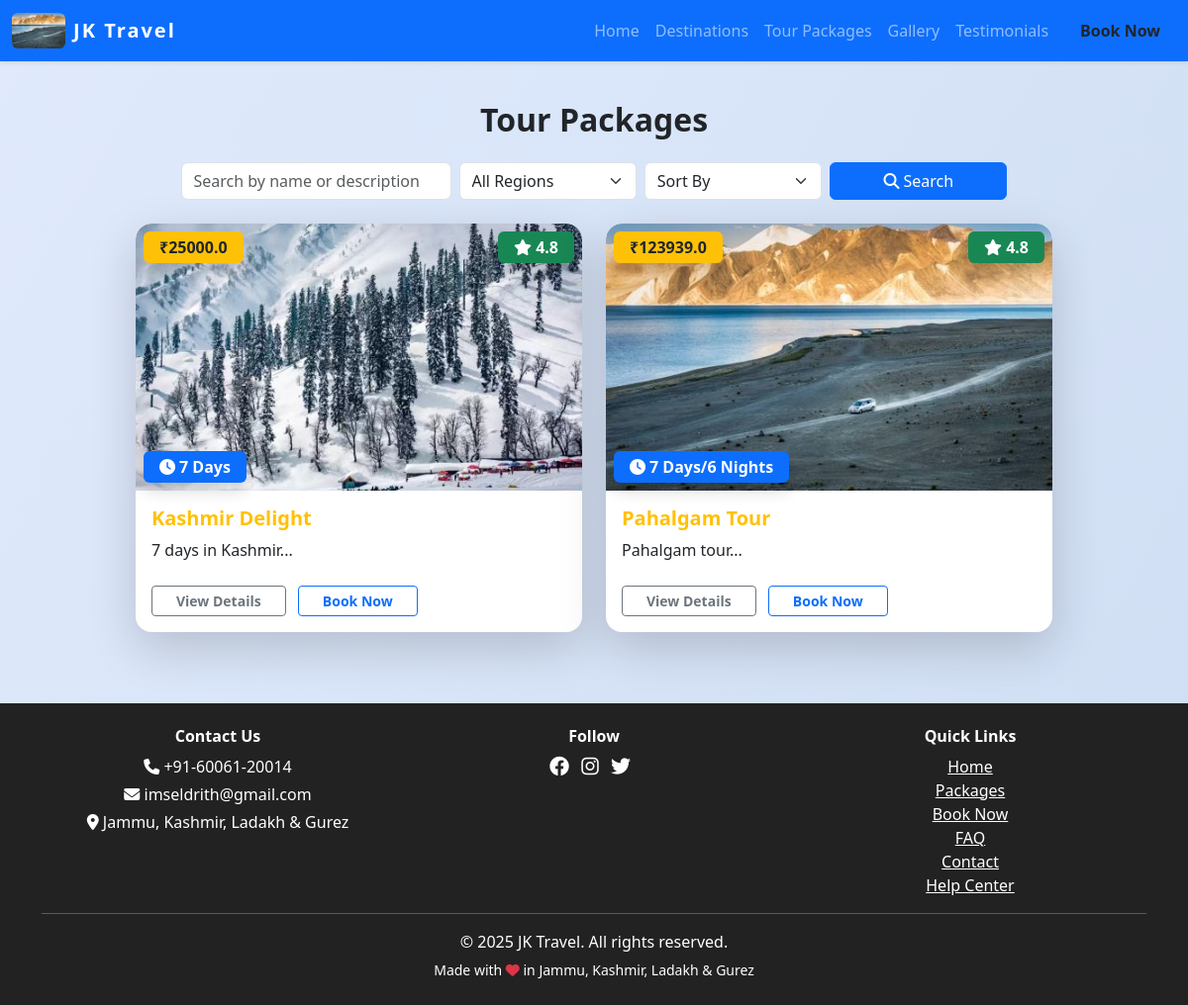
Before: /packages with the older database file.
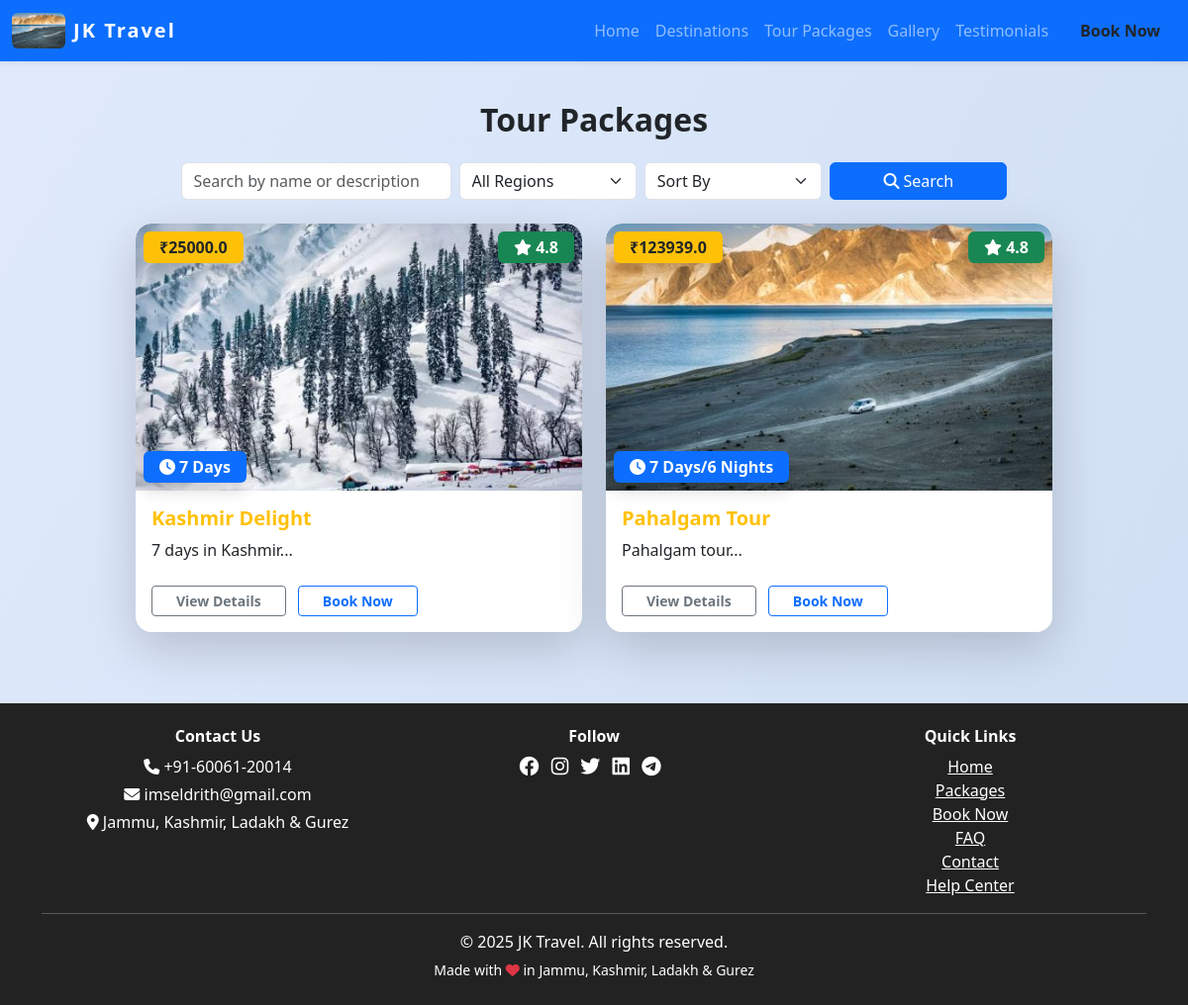
After: the same page with the newer database file.
### views.py (the view)
@main.route('/packages')
def packages():
    page = request.args.get('page', 1, type=int)
    per_page = 6
    q = request.args.get('q', '').strip()
    region = request.args.get('region', '').strip()
    sort = request.args.get('sort', '')
    query = TourPackage.query
    if q:
        query = query.filter((TourPackage.title.ilike(f'%{q}%')) | (TourPackage.description.ilike(f'%{q}%')))
    if region:
        query = query.join(TourPackage.places).filter_by(region=region)
    if sort == 'price_asc':
        query = query.order_by(TourPackage.price.asc())
    elif sort == 'price_desc':
        query = query.order_by(TourPackage.price.desc())
    elif sort == 'duration_asc':
        query = query.order_by(TourPackage.duration.asc())
    elif sort == 'duration_desc':
        query = query.order_by(TourPackage.duration.desc())
    pagination = query.paginate(page=page, per_page=per_page, error_out=False)
    packages = pagination.items
    return render_template('packages.html', packages=packages, pagination=pagination)

### views.py (called while the page is built)
@main.context_processor
def inject_site_settings():
    settings = SiteSettings.query.first()
    return dict(site_settings=settings)

### templates/packages.html (shortened to what this page needs)
{% extends 'base.html' %}
{% block content %}
<h2 class="section-title text-center">Tour Packages</h2>
<form method="get" class="row g-2 mb-4 justify-content-center">
  <div class="col-md-3">
    <input type="text" class="form-control" name="q" placeholder="Search by name or description" value="{{ request.args.get('q', '') }}">
  </div>
  <div class="col-md-2">
    <select class="form-select" name="region">
      <option value="">All Regions</option>
    </select>
  </div>
  <div class="col-md-2">
    <select class="form-select" name="sort">
      <option value="">Sort By</option>
    </select>
  </div>
  <div class="col-md-2">
    <button class="btn btn-primary w-100" type="submit"><i class="fa fa-search me-1"></i>Search</button>
  </div>
</form>
<div class="row mb-5 justify-content-center">
    {% for package in packages %}
    <div class="col-md-5 mb-4 animate__animated animate__zoomIn">
        <div class="card h-100 border-0 shadow-lg position-relative package-card">
            <div class="position-relative">
                <img src="{{ url_for('static', filename='packages/' + package.image) if package.image else 'https://via.placeholder.com/600x400?text=Package' }}" class="card-img-top" alt="{{ package.title }}" style="height: 270px; object-fit: cover; border-radius: 1rem 1rem 0 0;">
                <span class="badge bg-warning text-dark position-absolute top-0 start-0 m-2 fs-6 px-3 py-2 shadow">₹{{ package.price }}</span>
                <span class="badge bg-primary position-absolute bottom-0 start-0 m-2 fs-6 px-3 py-2 shadow"><i class="fa fa-clock me-1"></i>{{ package.duration }}</span>
                <span class="badge bg-success position-absolute top-0 end-0 m-2 fs-6 px-3 py-2 shadow"><i class="fa fa-star"></i> {{ package.rating if package.rating else '4.8' }}</span>
            </div>
            <div class="card-body pt-3">
                <h5 class="card-title text-warning fw-bold mb-2">{{ package.title }}</h5>
                <p class="card-text mb-3">{{ package.description[:120] }}...</p>
                <a href="/packages/{{ package.id }}" class="btn btn-outline-secondary btn-sm mt-2 px-4 fw-bold me-2">View Details</a>
                <a href="/book?package={{ package.title|urlencode }}" class="btn btn-outline-primary btn-sm mt-2 px-4 fw-bold">Book Now</a>
            </div>
        </div>
    </div>
    {% endfor %}
</div>
{% endblock %}

### templates/base.html (shortened to what the changed rows need)
<!DOCTYPE html>
<html lang="en">
<head>
    <link rel="stylesheet" href="https://cdn.jsdelivr.net/npm/bootstrap@5.3.0/dist/css/bootstrap.min.css">
    <link rel="stylesheet" href="https://cdnjs.cloudflare.com/ajax/libs/font-awesome/6.4.0/css/all.min.css">
</head>
<body>
    <div class="container mt-4">
        {% block content %}{% endblock %}
    </div>
    <footer class="footer text-center mt-5">
        <div class="container">
            <div class="row mb-2">
                <div class="col-md-4 mb-2 mb-md-0">
                    {% if site_settings and site_settings.linkedin and site_settings.show_linkedin %}
                        <a href="https://linkedin.com/in/{{ site_settings.linkedin }}" class="me-2 text-white"><i class="fab fa-linkedin fa-lg"></i></a>
                    {% endif %}
                    {% if site_settings and site_settings.telegram and site_settings.show_telegram %}
                        <a href="https://t.me/{{ site_settings.telegram }}" class="me-2 text-white"><i class="fab fa-telegram fa-lg"></i></a>
                    {% endif %}
                </div>
            </div>
        </div>
    </footer>
</body>
</html>

Changed rows visible on the page:
changed SiteSettings "JK Travel": linkedin empty → "ashiq-hussain" (drawn); telegram empty → "ims_eldrith" (drawn)
